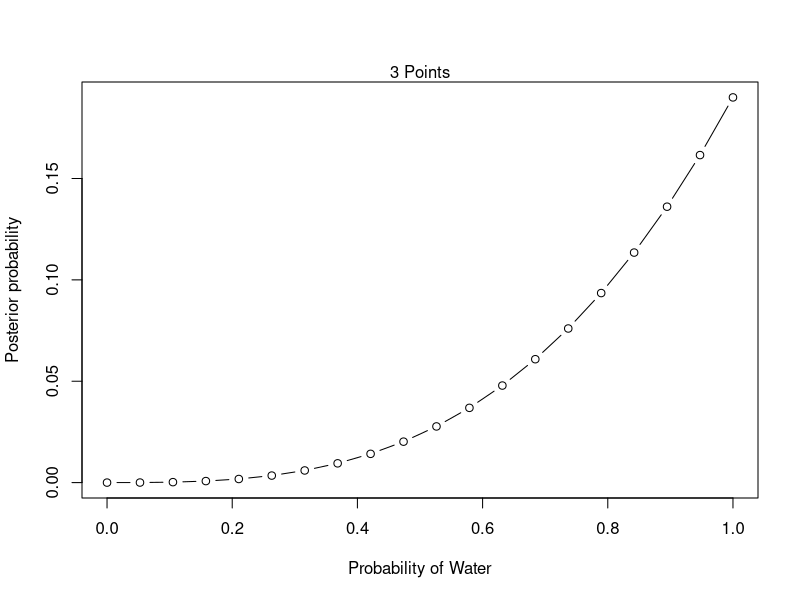
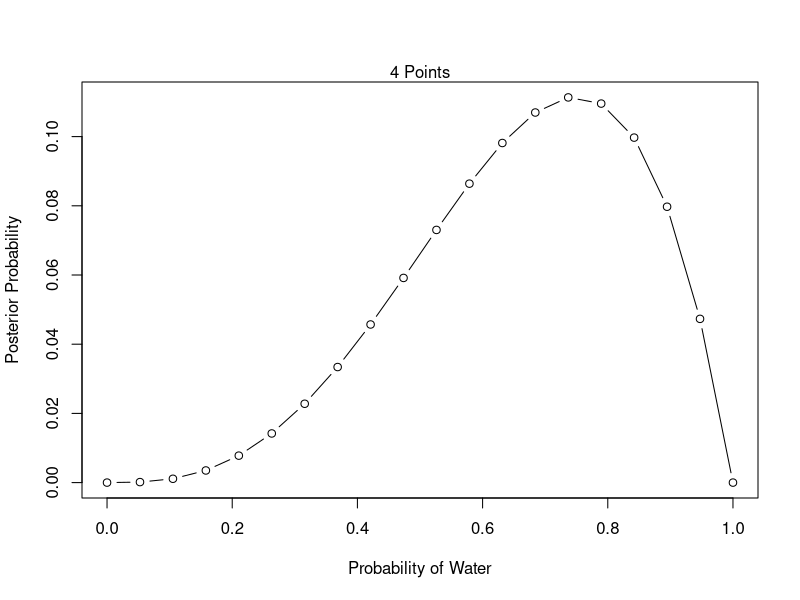
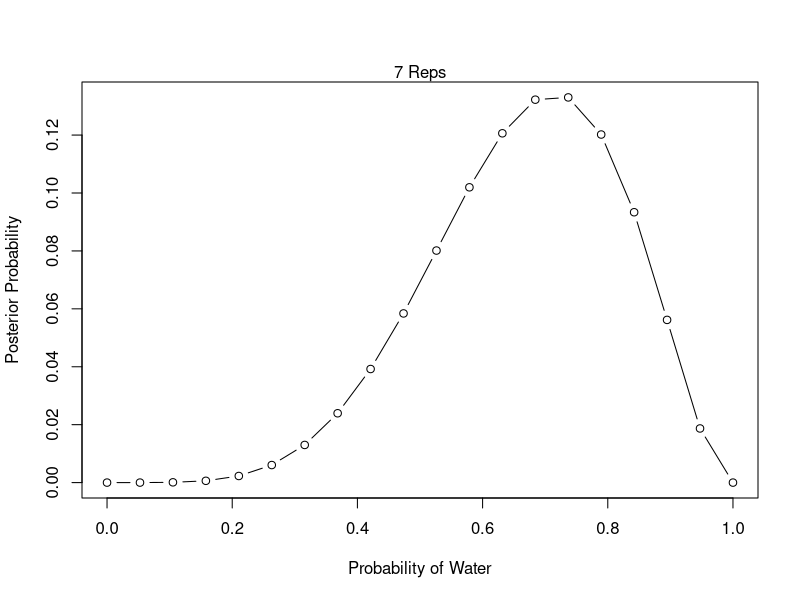
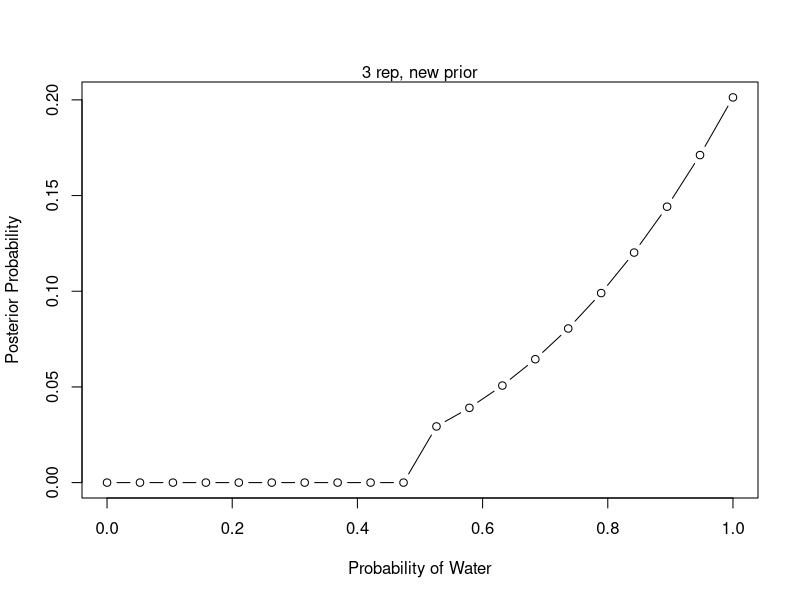
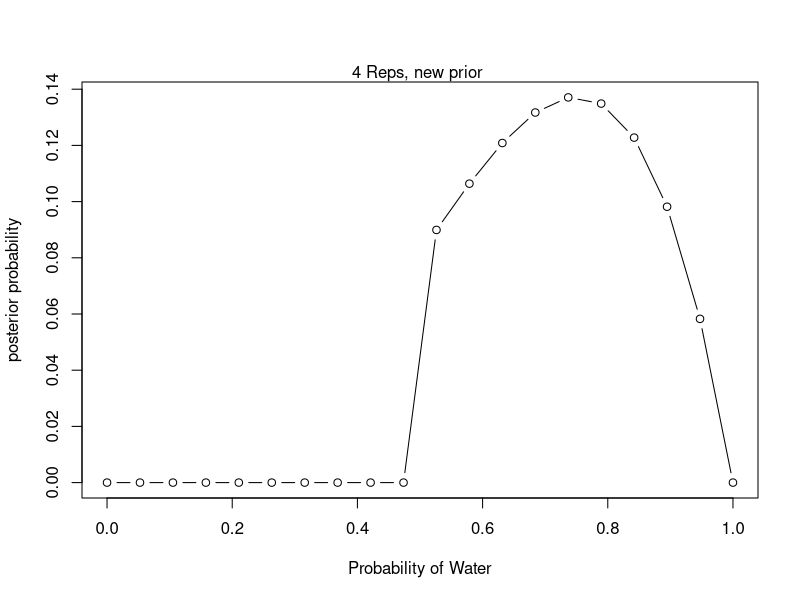
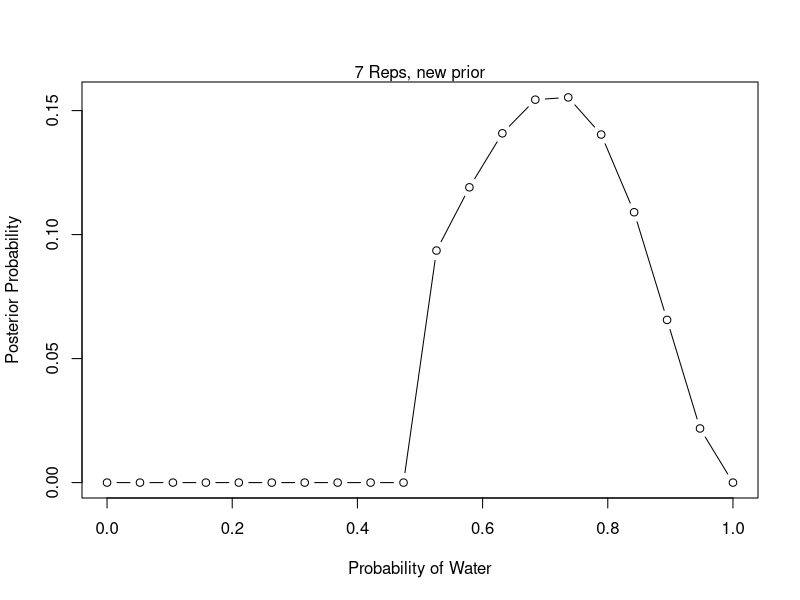

R code for these plots, in order:
## ---- chunk 1
knitr::opts_chunk$set(echo = TRUE)
## ---- chunk 2
# define grid 
p_grid1 <- seq(from = 0, to = 1, length.out = 20)

# define prior 
prior1 <- rep(1, 3)

# compute likelihood at each value in grid 
likelihood1 <- dbinom(3, size = 3, prob = p_grid1)

# compute product of likelihood and prior 
unstd.posterior1 <- likelihood1 * prior1 

# standardize the posterior so it sums up to 1 
posterior1 <- unstd.posterior1 / sum(unstd.posterior1)

# display posterior distribution 
plot(p_grid1, posterior1, type = "b",
     xlab = "Probability of Water", ylab = "Posterior probability")
mtext("3 Points")
## ---- chunk 3
# define grid 
p_grid2 <- seq(from = 0, to = 1, length.out = 20)

# define prior 
prior2 <- rep(1, 4)

# compute likelihood at each value in grid 
likelihood2 <- dbinom(3, size = 4, prob = p_grid2)

# compute product of likelihood and prior 
unstd.posterior2 <- likelihood2 * prior2 

# standardize the posterior so it sums up to 1 
posterior2 <- unstd.posterior2 / sum(unstd.posterior2)

# display posterior distribution 
plot(p_grid2, posterior2, type = "b",
     xlab = "Probability of Water", ylab = "Posterior Probability")
mtext("4 Points")

## ---- chunk 4
# define grid 
p_grid3 <- seq(from = 0, to = 1, length.out = 20)

# define prior
prior3 <- rep(1, 7)

# compute likelihood at each value in the grid 
likelihood3 <- dbinom(5, size = 7, prob = p_grid3)

# compute product of likelihood and prior 
unstd.posterior3 <- likelihood3 * prior3

# standardize the posterior so it sums up to 1 
posterior3 <- unstd.posterior3 / sum(unstd.posterior3)

# display the posterior distribution 
plot(p_grid3, posterior3, type = "b",
     xlab = "Probability of Water", ylab = "Posterior Probability")
mtext("7 Reps")
## ---- chunk 5
# define grid
p_grid1.2 <- seq(from = 0, to = 1, length.out = 20)

# define prior
prior1.2 <- ifelse(p_grid1.2 < 0.5, 0, 1)

# compute likelihood at each value in the grid 
likelihood1.2 <- dbinom(3, size = 3, prob = p_grid1.2)

# compute product of likelihood and prior 
unstd.posterior1.2 <- likelihood1.2 * prior1.2

# standardize the posterior so it sums up to 1 
posterior1.2 <- unstd.posterior1.2 / sum(unstd.posterior1.2)

# display posterior distribution
plot(p_grid1.2, posterior1.2, type = "b",
     xlab = "Probability of Water", ylab = "Posterior Probability")
mtext("3 rep, new prior")
## ---- chunk 6
# define grid
p_grid2.2 <- seq(from = 0, to = 1, length.out = 20)

# define prior 
prior2.2 <- ifelse(p_grid2.2 < 0.5, 0, 1)

# compute likelihood at each value in the grid 
likelihood2.2 <- dbinom(3, size = 4, prob = p_grid2.2)

# compute product of likelihood and prior 
unstd.posterior2.2 <- likelihood2.2 * prior2.2

# standardize the posterior so it sums up to 1 
posterior2.2 <- unstd.posterior2.2 /sum(unstd.posterior2.2)

# display posterior distribution
plot(p_grid2.2, posterior2.2, type = "b",
     xlab = "Probability of Water", ylab = "posterior probability")
mtext("4 Reps, new prior ")
## ---- chunk 7
# define grid
p_grid3.2 <- seq(from = 0, to = 1, length.out = 20)

# define prior 
prior3.2 <- ifelse(p_grid3.2 < 0.5, 0, 1)

# compute likelihood at each value in the grid 
likelihood3.2 <- dbinom(5, size = 7, prob = p_grid3.2)

# compute product of likelihood and prior
unstd.posterior3.2 <- likelihood3.2 * prior3.2 

# standardize the posterior so it sums up to 1 
posterior3.2 <- unstd.posterior3.2 / sum(unstd.posterior3.2)

# display posterior distribution
plot(p_grid3.2, posterior3.2, type = "b",
     xlab = "Probability of Water", ylab = "Posterior Probability")
mtext("7 Reps, new prior")
## ---- chunk 8
0.15/0.65
## ---- chunk 9
card <- c("BB", "BW", "WW")
ways <- c(2, 1, 0)
p <- ways / sum(ways)
sum(p[card == "BB"])
## ---- chunk 10
card2 <- c("BB", "BW", "WW", "BB")
ways2 <- c(2, 1, 0, 2)
p2 <- ways2 /sum(ways2)
sum(p2[card2 == "BB"])
## ---- chunk 11
card3 <- c("BB", "BW", "WW")
ways3 <- c(2, 1, 0)
prior <- c(1, 2, 3)
likelihood <- ways3 * prior
p3 <- likelihood / sum(likelihood)
sum(p3[card3 == "BB"])
## ---- chunk 12
card4 <- c("BB", "BW", "WW")
ways4 <- c(6, 2, 0)
p4 <- ways4 / sum(ways4)
sum(p4[card4 == "BB"])
